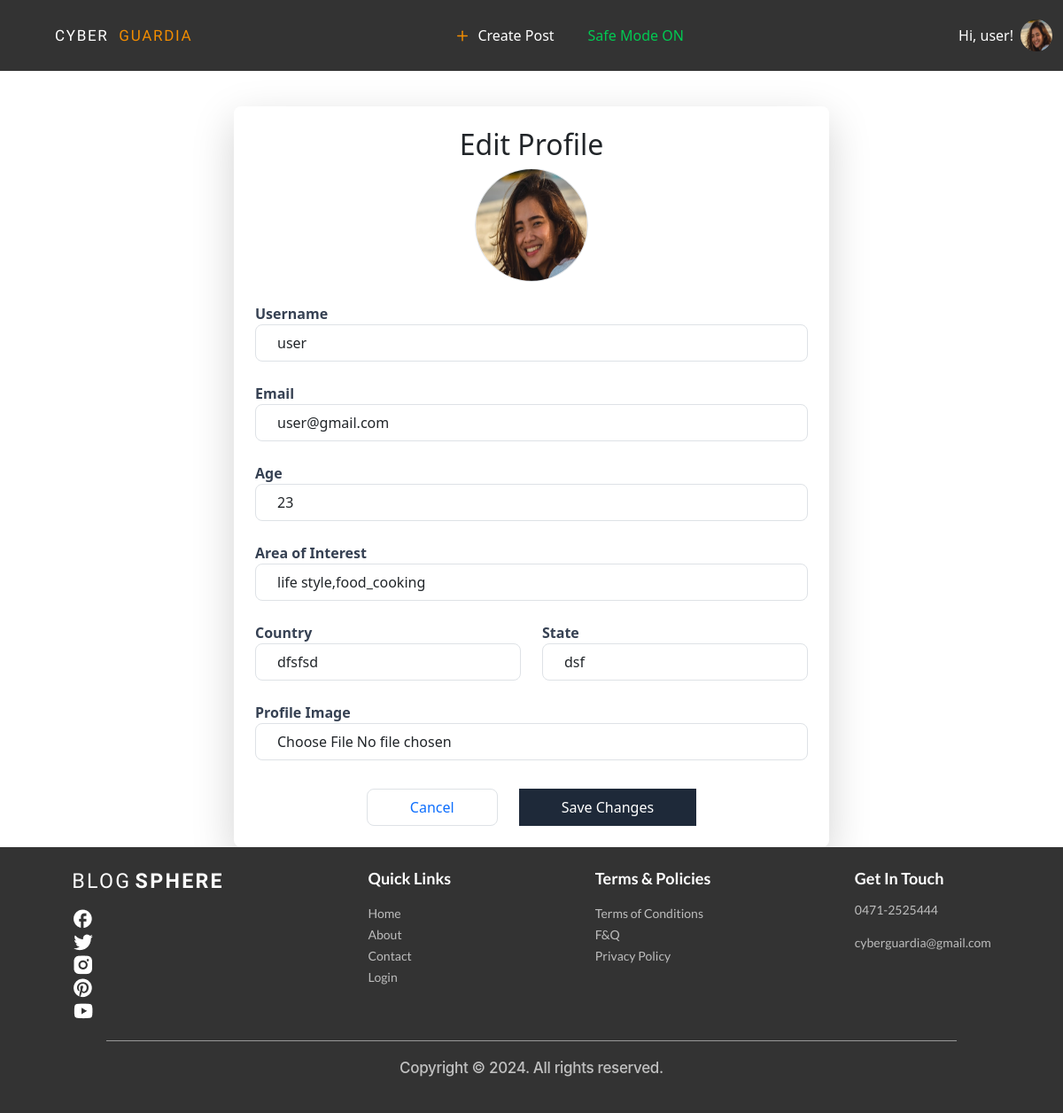
Before: /edit/ (signed in) with the older database file.
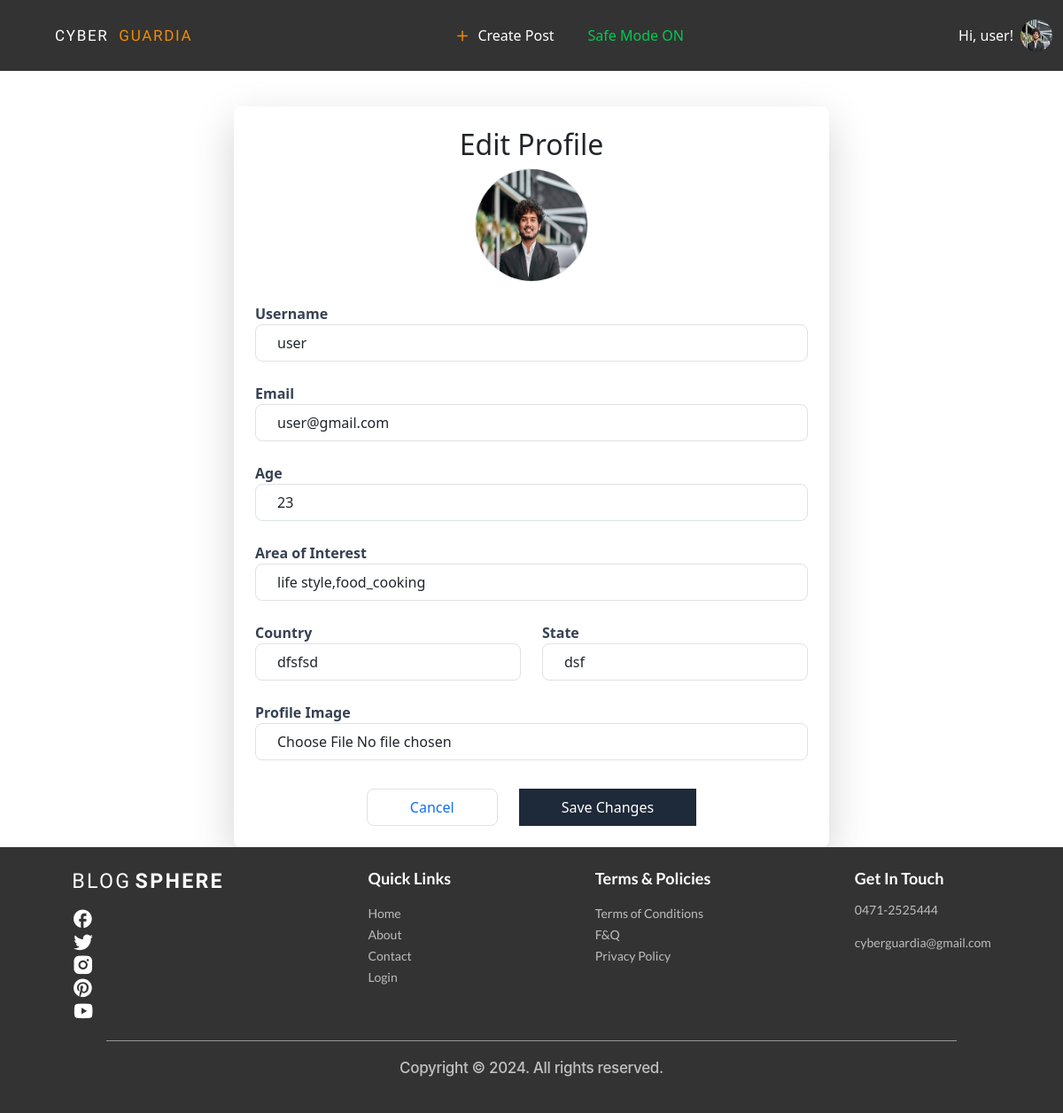
After: the same page with the newer database file.
### account/models.py (models this page shows)
class User(AbstractUser):
    USER_TYPE_CHOICES = (
        ('normal', 'Normal User'),
        ('advertiser', 'Advertiser'),
    )
    user_type = models.CharField(max_length=20, choices=USER_TYPE_CHOICES, default='normal')

### accounts/models.py (models this page shows, shortened)
class Profile(models.Model):
    user = models.OneToOneField(User, on_delete=models.CASCADE)
    area_of_interest = models.CharField(max_length=255, blank=True)
    age = models.IntegerField(null=True)
    country = models.CharField(max_length=20, null=True)
    state = models.CharField(max_length=20, null=True)
    safe_mode = models.BooleanField(default=True)
    profile_image = models.ImageField(upload_to='profile_images/', null=True, blank=True)

### accounts/views.py (the view)
# urls.py: path('edit/', edit_profile, name='edit_profile'),
@login_required
def edit_profile(request):
    user = request.user
    profile = user.profile
    if request.method == 'POST':
        form = EditProfileForm(request.POST, request.FILES, user=request.user)
        if form.is_valid():
            request.user.username = form.cleaned_data['username']
            request.user.email = form.cleaned_data['email']
            request.user.save()
            profile, created = Profile.objects.get_or_create(user=request.user)
            profile.age = form.cleaned_data['age']
            profile.country = form.cleaned_data['country']
            profile.state = form.cleaned_data['state']
            profile.area_of_interest = form.cleaned_data['area_of_interest']
            profile.profile_image = form.cleaned_data['profile_image']
            if 'profile_image' in request.FILES:
                profile.profile_image = request.FILES['profile_image']
            profile.save()
            user.save()
            messages.success(request, "Your profile has been updated successfully!")
            return redirect('user_profile', username=request.user.username)
        else:
            messages.error(request, "Please correct the errors below.")
    else:
        form = EditProfileForm(user=request.user)
    return render(request, 'accounts/edit_profile.html', {'form': form})

### accounts/templates/accounts/edit_profile.html (shortened to what this page needs)
{% extends "base.html" %}
{% block content %}
<main class="max-w-2xl mx-auto p-6 bg-white shadow-lg rounded-lg mt-10">
    <div class="text-center mb-6">
        <h2 class="text-2xl font-bold text-gray-800">Edit Profile</h2>
        <img
            src="{{ user.profile.profile_image.url }}"
            alt="Profile Image"
            class="w-32 h-32 mx-auto rounded-full mb-4 border border-gray-300"
            onerror="this.src='/static/assets/Images/user_empty_profile.png';"
        />
    </div>
    <form method="POST" enctype="multipart/form-data" class="space-y-6">
        <div>
            <label class="block text-gray-700 font-semibold">Username</label>
            <input type="text" name="username" value="{{ form.username.value|default_if_none:'' }}"
                class="w-full px-4 py-2 border rounded-lg focus:outline-none focus:ring-2 border-gray-400 focus:ring-blue-500" required>
        </div>
        <div>
            <label class="block text-gray-700 font-semibold">Email</label>
            <input type="email" name="email" value="{{ form.email.value|default_if_none:'' }}"
                class="w-full px-4 py-2 border rounded-lg focus:outline-none focus:ring-2 border-gray-400 focus:ring-blue-500" required>
        </div>
        <div>
            <label class="block text-gray-700 font-semibold">Age</label>
            <input type="number" name="age" value="{{ form.age.value|default_if_none:'' }}"
                class="w-full px-4 py-2 border rounded-lg focus:outline-none focus:ring-2 border-gray-400 focus:ring-blue-500">
        </div>
        <div>
            <label class="block text-gray-700 font-semibold">Area of Interest</label>
            <input type="text" name="area_of_interest" value="{{ form.area_of_interest.value|default_if_none:'' }}"
                class="w-full px-4 py-2 border rounded-lg focus:outline-none focus:ring-2 border-gray-400 focus:ring-blue-500">
        </div>
        <div class="flex flex-col md:flex-row gap-4">
            <div class="w-full md:w-1/2">
                <label class="block text-gray-700 font-semibold">Country</label>
                <input type="text" name="country" value="{{ form.country.value|default_if_none:'' }}"
                    class="w-full px-4 py-2 border rounded-lg focus:outline-none focus:ring-2 border-gray-400 focus:ring-blue-500">
            </div>
            <div class="w-full md:w-1/2">
                <label class="block text-gray-700 font-semibold">State</label>
                <input type="text" name="state" value="{{ form.state.value|default_if_none:'' }}"
                    class="w-full px-4 py-2 border rounded-lg focus:outline-none focus:ring-2 border-gray-400 focus:ring-blue-500">
            </div>
        </div>
        <div>
            <label class="block text-gray-700 font-semibold">Profile Image</label>
            <input type="file" name="profile_image" class="w-full px-4 py-2 border rounded-lg focus:outline-none border-gray-400">
        </div>
        <div class="flex justify-center mt-8 gap-4">
            <a href="{% url 'user_profile' user.username %}"
                class="px-12 py-2 border border-gray-300 rounded-lg hover:bg-gray-50 transition-colors text-decoration-none">
                Cancel
            </a>
            <button type="submit"
                class="px-12 py-2 bg-gray-800 text-white rounded-lg hover:bg-gray-700 transition-colors">
                Save Changes
            </button>
        </div>
    </form>
</main>
{% endblock %}

### templates/base.html (shortened to what the changed rows need)
{% load static %}
<!doctype html>
<html>
    <head>
        <script src="https://cdn.jsdelivr.net/npm/@tailwindcss/browser@4"></script>
        <link
            rel="stylesheet"
            href="https://cdnjs.cloudflare.com/ajax/libs/font-awesome/6.0.0/css/all.min.css"
        />
        <link
            href="https://cdn.jsdelivr.net/npm/bootstrap@5.3.3/dist/css/bootstrap.min.css"
            rel="stylesheet"
        />
        <link
            rel="stylesheet"
            href="https://cdnjs.cloudflare.com/ajax/libs/font-awesome/6.7.2/css/fontawesome.min.css"
        />
        <link
            href="https://cdn.jsdelivr.net/npm/bootstrap-icons/font/bootstrap-icons.css"
            rel="stylesheet"
        />
        <link rel="stylesheet" href="{% static 'css/index.css' %}" />
        <link rel="stylesheet" href="font.css" />
    </head>
    <body class="min-h-screen flex flex-col">
        <nav class="navbar navbar-expand-sm">
            <div class="container-fluid">
                    <div class="d-flex ms-auto">
                        {% if request.user.is_authenticated %}
                        <div class="relative" id="profile-dropdown">
                            <button
                                onclick="toggleProfileMenu()"
                                class="flex items-center gap-2 hover:text-orange-500 transition-colors cursor-pointer"
                            >
                                <div class="flex items-center gap-2">
                                    <span class="nav-link navbar_links"
                                        >Hi, {{user.username}}!</span
                                    >
                                    <img
                                        src="{% if user.profile.profile_image %}{{ user.profile.profile_image.url }}{% else %}{% static 'Images/images.png' %}{% endif %}"
                                        alt="Profile"
                                        class="w-9 h-9 rounded-full"
                                    />
                                </div>
                            </button>
                        </div>
                    </div>
                        {% endif %}
                    </div>
        </nav>
        {% block content %}
        {% endblock content %}
</body>
</html>

Changed rows visible on the page:
changed User "user": profile_image: a different picture; profile.profile_image: a different picture
